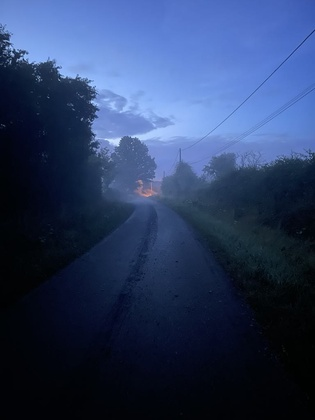
%> input picture srcImages/hazy4.jpg, 315 x 420 px, shrunk from 768 x 1024 before the run
$ octave --eval "result = AirlightDirection(imread('../srcImages/hazy4.jpg'));"   (GNU Octave 9; MATLAB toolbox functions it lacks are replaced by stand-ins)
%> lines starting %> are read from the running program, lines starting %| are printed output that depends on the picture; in (x1, y1, x2, y2) boxes, pixels count from 0 and x2, y2 are one past the last pixel; in counts of white or black regions, pixels touching at a corner belong together; the program's own positions count from 1
function A_hat = AirlightDirection(I)
    % I: input RGB image (HxWx3, assumed double in [0, 1])
    disp('%%%%%%%%%%%%%%%%%BEGIN VECTOR DETERMINATION%%%%%%%%%%%%%%%%')
    % Parameters
    patch_size = 10;
    min_valid_patches = 30;
    %initial_patch_limit = 100;
    angle_threshold_deg = 15;

    % Step 1: Extract all non-edge patches
    gray = rgb2gray(I);
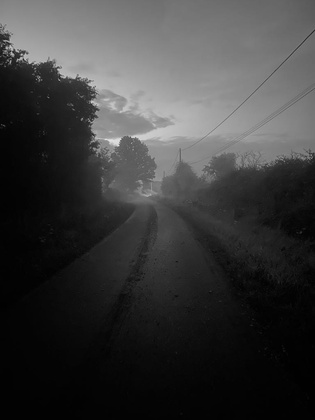
%> gray: size 420x315 uint8; min 0, max 228, mean 59.3
    edges = edge(gray, 'Canny');
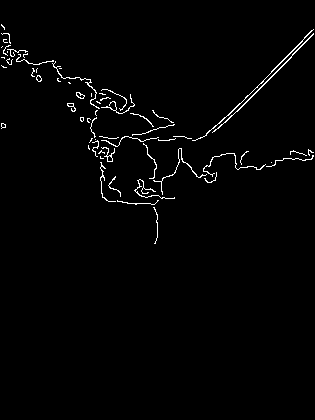
%> edges: size 420x315 logical; 1.6% white in thin lines or dots, all inside (x1, y1, x2, y2) = (1, 24, 314, 244)
    [H, W, ~] = size(I);
%> H = 420; W = 315
    valid_patches = struct('center', {}, 'direction', {}, 'eig1', {}, 'eig2', {}, 'dist_to_origin', {});
    patch_centers = [];

    % Precompute all 10x10 patches
    for i = 1:patch_size:H - patch_size + 1
        for j = 1:patch_size:W - patch_size + 1
            patch = I(i:i + patch_size - 1, j:j + patch_size - 1, :);
            patch_vec = reshape(patch, [], 3);

            % Skip patches with any edge pixels
            edge_patch = edges(i:i + patch_size - 1, j:j + patch_size - 1);
            if any(edge_patch(:))
                continue;
            end

            % Step 2: Robust PCA — first pass
            mu = mean(patch_vec, 1);
            centered = patch_vec - mu;
            [~, S, V] = svd(centered, 'econ');
            eigvals = diag(S).^2;

            % Step 3: Recompute PCA after removing top 20% farthest pixels
            dists = vecnorm(centered, 2, 2);
            keep = dists <= prctile(dists, 80);
            centered = centered(keep, :);
            if size(centered, 1) < 5
                continue;
            end
            [~, S2, V2] = svd(centered, 'econ');
            eigvals = diag(S2).^2;

            % PCA constraints
            principal = V2(:, 1);
            if any(principal < 0) && any(principal > 0)
                continue;
            end

            % Record patch info for thresholding
            valid_patches(end + 1).center = mu;
            valid_patches(end).direction = principal;
            valid_patches(end).eig1 = eigvals(1);
            valid_patches(end).eig2 = eigvals(2);
            valid_patches(end).dist_to_origin = norm(cross(mu, principal)) / norm(principal);
        end
    end
%> after the loop, valid_patches = 1133 items; first 5, center, eig1, eig2 and dist_to_origin: [101.8 134.7 205.9] 182.2 5.8 59.9, [102.9 135 207.8] 192 0 76.06, [101.4 133.6 208.9] 232.8 25.25 60.86, [100.7 133.7 209.9] 136.3 3.89 29.26, [99.4 132.8 210.7] 188.1 31.75 74.09

    fprintf('Number of valid patches found: %d\n', length(valid_patches));
%| Number of valid patches found: 1133
    if isempty(valid_patches)
        warning('No valid patches found. Check edge detection or PCA constraints.');
        A_hat = [0;0;0];
        return;
    end

    % Threshold selection (initial filter)
    eig1_vals = [valid_patches.eig1];
%> eig1_vals = 1133 values, max 6157 at index 586, min 0 at index 50, mean 232.8
    eig_ratio = [valid_patches.eig1] ./ max([valid_patches.eig2], 1e-5);
%> eig_ratio = 1133 values, max 43800000 at index 757, min 0 at index 50, mean 932404.9
    dists = [valid_patches.dist_to_origin];
%> dists = 1133 values, max 252.6 at index 166, min 0.429 at index 733, mean 40.62

    % Normalize metrics
    eig1_norm = eig1_vals / max(eig1_vals);
%> eig1_norm = 1133 values, max 1 at index 586, min 0 at index 50, mean 0.0378
    eig_ratio_norm = eig_ratio / max(eig_ratio);
%> eig_ratio_norm = 1133 values, max 1 at index 757, min 0 at index 50, mean 0.0213
    dists_norm = dists / max(dists);
%> dists_norm = 1133 values, max 1 at index 166, min 0.0017 at index 733, mean 0.161

    % Compute combined score (L2 norm)
    scores = sqrt(eig1_norm.^2 + eig_ratio_norm.^2 + dists_norm.^2);
%> scores = 1133 values, max 1.03 at index 16, min 0.00902 at index 1040, mean 0.19

    % Sort scores descending
    [sorted_scores, idx_scores] = sort(scores, 'descend');
%> sorted_scores = 1133 values, max 1.03 at index 1, min 0.00902 at index 1133, mean 0.19; idx_scores = 1133 values, max 1133 at index 1089, min 1 at index 297, mean 567

    % Get the index of 50th best patch (or less if fewer patches)
    %desired_num = min(initial_patch_limit, length(scores));  % NOT WORKING
    % TO REACH 50 PATCHES MIN. -> DECIDED TO GO FOR ALL THE PATCHES
    desired_num = length(scores);
%> desired_num = 1133
    threshold_idx = idx_scores(desired_num);
%> threshold_idx = 1040

    % Set thresholds based on the patch at threshold_idx
    tau1 = eig1_vals(threshold_idx);
%> tau1 = 0
    tau2 = eig_ratio(threshold_idx);
%> tau2 = 0
    tau3 = dists(threshold_idx);
%> tau3 = 2.28

    % Refine patch list with combined thresholding
    filtered_patches = struct('center', {}, 'direction', {}, 'eig1', {}, 'eig2', {}, 'dist_to_origin', {});
    for i = 1:length(valid_patches)
        p = valid_patches(i);
        if p.eig1 >= tau1 && (p.eig1 / max(p.eig2, 1e-5)) >= tau2 && ...
           p.dist_to_origin >= tau3
            filtered_patches(end + 1) = p; %#ok<AGROW>
        end
    end
%> after the loop, filtered_patches = 1100 items; first 5, center, eig1, eig2 and dist_to_origin: [101.8 134.7 205.9] 182.2 5.8 59.9, [102.9 135 207.8] 192 0 76.06, [101.4 133.6 208.9] 232.8 25.25 60.86, [100.7 133.7 209.9] 136.3 3.89 29.26, [99.4 132.8 210.7] 188.1 31.75 74.09

    fprintf('Number of filtered patches after thresholding: %d\n', length(filtered_patches));
%| Number of filtered patches after thresholding: 1100
    if isempty(filtered_patches)
        warning('No filtered patches remain after thresholding. Consider lowering thresholds.');
        A_hat = [0;0;0];
        return;
    end

    iter = 0;
    % Reduce until we get at least min_valid_patches
    while length(filtered_patches) > min_valid_patches && ...
        tau1 > 0 && tau2 > 0 && tau3 > 0
        tau1 = tau1 * 1.001;
        tau2 = tau2 * 1.001;
        tau3 = tau3 * 1.001;
        filtered_patches = struct('center', {}, 'direction', {}, 'eig1', {}, 'eig2', {}, 'dist_to_origin', {});
        for i = 1:length(valid_patches)
            p = valid_patches(i);
            if p.eig1 >= tau1 && (p.eig1 / max(p.eig2, 1e-5)) >= tau2 && ...
               p.dist_to_origin >= tau3
                filtered_patches(end + 1) = p; %#ok<AGROW>
            end
        end
    end
%> this loop made 0 passes

    fprintf('Number of filtered patches after reducing: %d\n', length(filtered_patches));
%| Number of filtered patches after reducing: 1100
    if isempty(filtered_patches)
        warning('No filtered patches remain after thresholding. Consider lowering thresholds.');
        A_hat = [0;0;0];
        return;
    end

    A_hat_check = false;
    while A_hat_check == false
        % Remove redundant patches with similar directions
        final_patches = struct('center', {}, 'direction', {}, 'eig1', {}, 'eig2', {}, 'dist_to_origin', {});
        for i = 1:length(filtered_patches)
            if isempty(final_patches)
                final_patches = filtered_patches(i);
            else
                is_similar = false;
                for k = 1:length(final_patches)
                    angle = acosd(dot(filtered_patches(i).direction, final_patches(k).direction) / ...
                                  (norm(filtered_patches(i).direction) * norm(final_patches(k).direction)));
                    %fprintf('Angle between patch %d and %d: %.2f degrees\n', i, k, angle);
                    if angle <= angle_threshold_deg
                        is_similar = true;
                        break;
                    end
                end

                if ~is_similar
                    final_patches(end + 1) = filtered_patches(i); %#ok<AGROW>
                end
            end
        end
        fprintf('Number of final patches after direction redundancy removal: %d\n', length(final_patches));
        if length(final_patches) < 2
            warning('Not enough final patches to estimate airlight direction.');
            A_hat = [0;0;0];
            return;
        end

        % Estimate candidate A directions via plane intersections
        A_candidates = [];
        for i = 1:length(final_patches)
            for j = i+1:length(final_patches)
                n1 = cross(final_patches(i).center, final_patches(i).direction);
                n2 = cross(final_patches(j).center, final_patches(j).direction);
                A_dir = cross(n1, n2);
                if norm(A_dir) > 1e-6
                    A_candidates(:, end + 1) = A_dir / norm(A_dir); %#ok<AGROW>
                end
            end
        end
        fprintf('Number of candidate A directions computed: %d\n', size(A_candidates, 2));
        if isempty(A_candidates)
            warning('No candidate airlight directions found from patch intersections.');
            A_hat = [0;0;0];
            return;
        end

        % Choose best A_dir by lowest median distance to patch lines
        min_median = Inf;
        A_hat = [0; 0; 0];
        for j = 1:size(A_candidates, 2)
            candidate = A_candidates(:, j);
            dists = zeros(length(final_patches), 1);
            for i = 1:length(final_patches)
                % Compute shortest distance between candidate ray and patch line
                u = candidate;
                v = final_patches(i).direction;
                p1 = zeros(3, 1);
                p2 = final_patches(i).center';
                cross_uv = cross(u, v);
                w = p2 - p1;
                proj = dot(w, cross_uv) * cross_uv / (norm(cross_uv)^2);
                d = norm(w - proj);
                dists(i) = d;
            end
            med = median(dists);
            if med < min_median
                min_median = med;
                A_hat = candidate;
            end
        end
        if any(A_hat < 0) && any(A_hat > 0)
            angle_threshold_deg = angle_threshold_deg + 5;
        elseif size(A_candidates, 2) > 10
            angle_threshold_deg = angle_threshold_deg + 5;
        else
            break;
        end
    end
%> after the loop, A_candidates = [-0.368 0.19 0.309 -0.349 -0.323 -0.314; -0.506 0.494 0.504 -0.471 -0.426 -0.477; -0.78 0.849 0.807 -0.81 -0.845 -0.821]; angle = 0; angle_threshold_deg = 55; dists = [266.2; 259.1; 250.2; 242.4]; final_patches = 4 items; center, eig1, eig2 and dist_to_origin: [101.8 134.7 205.9] 182.2 5.8 59.9, [92.38 125.8 207] 150.7 21.25 60.73, [86.09 118.1 203.1] 0 0 234.9, [76.77 112.3 200.6] 33 22 214.8; is_similar = true

    % Case if all A_hat components are negatives
    if any(A_hat < 0)
        A_hat = -A_hat;
    end

    % Normalization
    A_hat = A_hat / norm(A_hat);
%> A_hat = [0.19; 0.494; 0.849]

    disp('%%%%%%%%%%%%%%%%%END VECTOR DETERMINATION%%%%%%%%%%%%%%%%')

    % [25 lines of commented-out code are left out]
end

$ run again, on srcImages/hazy1.png
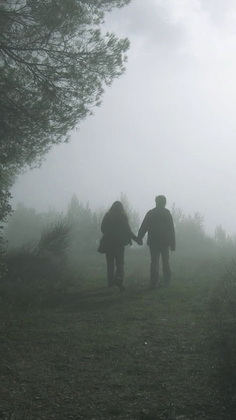
%> input picture srcImages/hazy1.png, 236 x 420 px, shrunk from 474 x 843 before the run
%> in AirlightDirection, `edges = edge(gray, 'Canny');`:
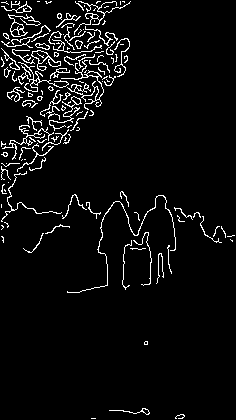
%> edges: size 420x236 logical; 5% white in thin lines or dots
%> after the loop in AirlightDirection, `for i = 1:patch_size:H - patch_size + 1`: valid_patches = 678 items; first 5, center, eig1, eig2 and dist_to_origin: [81.79 91.24 84.39] 204 26.87 24.55, [205.3 210.4 216.4] 216 0 7.86, [215 218.5 225.2] 557 1.57 9.22, [222.6 225.9 232.7] 236.7 18.49 76.51, [233.1 234.9 239.5] 385.3 17.31 94.55
%| Number of valid patches found: 678
%> eig1_vals = 678 values, max 1937.8 at index 296, min 0 at index 9, mean 261.3
%> eig_ratio = 678 values, max 137100000 at index 317, min 0 at index 9, mean 1837641.8
%> in AirlightDirection, `dists = [valid_patches.dist_to_origin];`: dists = 678 values, max 341.6 at index 32, min 0.995 at index 43, mean 64.56
%> eig1_norm = 678 values, max 1 at index 296, min 0 at index 9, mean 0.135
%> eig_ratio_norm = 678 values, max 1 at index 317, min 0 at index 9, mean 0.0134
%> dists_norm = 678 values, max 1 at index 32, min 0.00291 at index 43, mean 0.189
%> scores = 678 values, max 1.23 at index 317, min 0.0198 at index 421, mean 0.294
%> sorted_scores = 678 values, max 1.23 at index 1, min 0.0198 at index 678, mean 0.294; idx_scores = 678 values, max 678 at index 597, min 1 at index 491, mean 339.5
%> desired_num = 678
%> threshold_idx = 421
%> in AirlightDirection, `tau1 = eig1_vals(threshold_idx);`: tau1 = 25.37
%> in AirlightDirection, `tau2 = eig_ratio(threshold_idx);`: tau2 = 40.23
%> in AirlightDirection, `tau3 = dists(threshold_idx);`: tau3 = 5.07
%> after the loop in AirlightDirection, `for i = 1:length(valid_patches)`: filtered_patches = 138 items; first 5, center, eig1, eig2 and dist_to_origin: [205.3 210.4 216.4] 216 0 7.86, [215 218.5 225.2] 557 1.57 9.22, [76.97 85.97 80.97] 192 0 6.38, [200.2 205.3 211.7] 260.9 3.63 89.68, [231.9 234 238.9] 1246.3 14.22 98.45
%| Number of filtered patches after thresholding: 138
%> the loop in AirlightDirection, `while length(filtered_patches) > min_valid_patches && tau1 > 0 && tau2..` made 466 passes
%> (tau1, tau2, tau3) on passes 1 to 3: (25.39, 40.27, 5.08), (25.42, 40.31, 5.08), (25.45, 40.35, 5.09)
%> after the loop in AirlightDirection, `while length(filtered_patches) > min_valid_patches &&`: filtered_patches = 30 items; first 5, center, eig1, eig2 and dist_to_origin: [215 218.5 225.2] 557 1.57 9.22, [200.2 205.3 211.7] 260.9 3.63 89.68, [231.9 234 238.9] 1246.3 14.22 98.45, [214.4 218.1 224.4] 649.7 6.75 78.06, [237.6 238.5 242.7] 52 0 339.6; tau1 = 40.42; tau2 = 64.09; tau3 = 8.08
%| Number of filtered patches after reducing: 30
%> after the loop in AirlightDirection, `while A_hat_check == false`: A_candidates = [0.572 -0.573 0.572; 0.575 -0.575 0.575; 0.585 -0.584 0.585]; angle = 4.55; angle_threshold_deg = 15; dists = [380.3; 415; 415.4]; final_patches = 3 items; center, eig1, eig2 and dist_to_origin: [215 218.5 225.2] 557 1.57 9.22, [237.6 238.5 242.7] 52 0 339.6, [238.1 239.1 242.2] 53 0 337.4; is_similar = true
%> A_hat = [0.573; 0.575; 0.584]

$ run again, on srcImages/hazy3.PNG
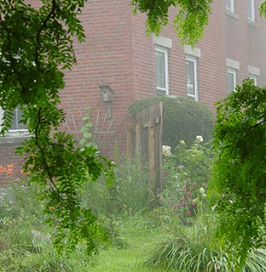
%> input picture srcImages/hazy3.PNG, 266 x 272 px
%> in AirlightDirection, `gray = rgb2gray(I);`:
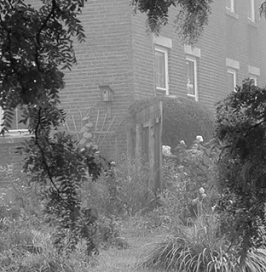
%> gray: size 272x266 uint8; min 4, max 254, mean 117.2
%> in AirlightDirection, `edges = edge(gray, 'Canny');`:
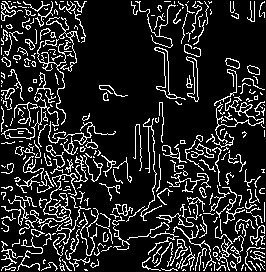
%> edges: size 272x266 logical; 14.8% white in thin lines or dots
%> after the loop in AirlightDirection, `for i = 1:patch_size:H - patch_size + 1`: valid_patches = 151 items; first 5, center, eig1, eig2 and dist_to_origin: [171.4 149.2 143.9] 1421.8 145.3 23.2, [171.1 149.8 145.3] 738.3 142.7 23.1, [169.3 152.1 144.4] 499.7 83.27 69.05, [169.8 147.9 142] 702.5 186.2 47.34, [171.5 168.2 166.1] 1764.3 703.9 189.1
%| Number of valid patches found: 151
%> eig1_vals = 151 values, max 18432.4 at index 26, min 77.66 at index 40, mean 1438.5
%> eig_ratio = 151 values, max 50700000 at index 42, min 1.16 at index 61, mean 335769.6
%> in AirlightDirection, `dists = [valid_patches.dist_to_origin];`: dists = 151 values, max 232.7 at index 6, min 3.9 at index 122, mean 51.32
%> eig1_norm = 151 values, max 1 at index 26, min 0.00421 at index 40, mean 0.078
%> eig_ratio_norm = 151 values, max 1 at index 42, min 2.29e-08 at index 61, mean 0.00662
%> dists_norm = 151 values, max 1 at index 6, min 0.0168 at index 122, mean 0.221
%> scores = 151 values, max 1.27 at index 26, min 0.0274 at index 132, mean 0.25
%> sorted_scores = 151 values, max 1.27 at index 1, min 0.0274 at index 151, mean 0.25; idx_scores = 151 values, max 151 at index 15, min 1 at index 110, mean 76
%> desired_num = 151
%> threshold_idx = 132
%> in AirlightDirection, `tau1 = eig1_vals(threshold_idx);`: tau1 = 314.3
%> in AirlightDirection, `tau2 = eig_ratio(threshold_idx);`: tau2 = 3.5
%> in AirlightDirection, `tau3 = dists(threshold_idx);`: tau3 = 4.98
%> after the loop in AirlightDirection, `for i = 1:length(valid_patches)`: filtered_patches = 89 items; first 5, center, eig1, eig2 and dist_to_origin: [171.4 149.2 143.9] 1421.8 145.3 23.2, [171.1 149.8 145.3] 738.3 142.7 23.1, [169.3 152.1 144.4] 499.7 83.27 69.05, [169.8 147.9 142] 702.5 186.2 47.34, [170.5 149 143.9] 1304.2 280.1 6.24
%| Number of filtered patches after thresholding: 89
%> the loop in AirlightDirection, `while length(filtered_patches) > min_valid_patches && tau1 > 0 && tau2..` made 682 passes
%> (tau1, tau2, tau3) on passes 1 to 3: (314.6, 3.5, 4.99), (314.9, 3.5, 4.99), (315.2, 3.51, 5)
%> after the loop in AirlightDirection, `while length(filtered_patches) > min_valid_patches &&`: filtered_patches = 30 items; first 5, center, eig1, eig2 and dist_to_origin: [171.4 149.2 143.9] 1421.8 145.3 23.2, [168.3 160.6 155.6] 2436.5 320.1 208.8, [174 152.7 147.9] 797 16.5 32.37, [165.3 156.1 128.4] 18432.4 1400.5 180.4, [168.3 157.1 155.2] 863.8 86.15 102.1; tau1 = 621.4; tau2 = 6.91; tau3 = 9.85
%| Number of filtered patches after reducing: 30
%> after the loop in AirlightDirection, `while A_hat_check == false`: A_candidates = [0.621 0.626 0.599 -0.626 -0.587 0.624; 0.562 0.56 0.572 -0.559 -0.582 0.55; 0.546 0.543 0.561 -0.543 -0.563 0.555]; angle = 18.11; angle_threshold_deg = 20; dists = [268.9; 279.8; 261.1; 277.6]; final_patches = 4 items; center, eig1, eig2 and dist_to_origin: [171.4 149.2 143.9] 1421.8 145.3 23.2, [168.3 160.6 155.6] 2436.5 320.1 208.8, [165.3 156.1 128.4] 18432.4 1400.5 180.4, [168.3 157.1 155.2] 863.8 86.15 102.1; is_similar = true
%> A_hat = [0.587; 0.582; 0.563]
